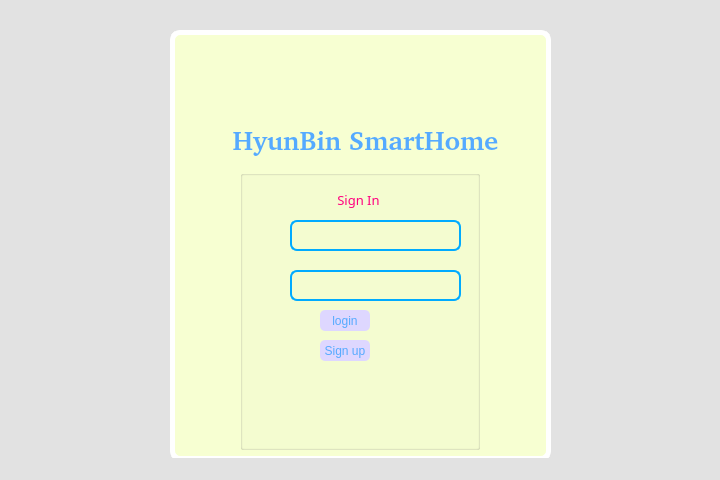
<?xml version="1.0" encoding="UTF-8"?>
<ui version="4.0">
 <class>login</class>
 <widget class="QMainWindow" name="login">
  <property name="geometry">
   <rect>
    <x>0</x>
    <y>0</y>
    <width>720</width>
    <height>480</height>
   </rect>
  </property>
  <property name="windowTitle">
   <string>Sign In</string>
  </property>
  <property name="autoFillBackground">
   <bool>false</bool>
  </property>
  <property name="styleSheet">
   <string notr="true">background-color:rgb(226, 226, 226);</string>
  </property>
  <widget class="QWidget" name="centralwidget">
   <widget class="QLabel" name="label_3">
    <property name="geometry">
     <rect>
      <x>220</x>
      <y>120</y>
      <width>291</width>
      <height>41</height>
     </rect>
    </property>
    <property name="font">
     <font>
      <family>URW Gothic [urw]</family>
      <pointsize>20</pointsize>
      <bold>true</bold>
     </font>
    </property>
    <property name="styleSheet">
     <string notr="true">color: rgb(85, 170, 255);

background-color: rgb(247, 255, 210);</string>
    </property>
    <property name="text">
     <string>HyunBin SmartHome</string>
    </property>
    <property name="alignment">
     <set>Qt::AlignCenter</set>
    </property>
   </widget>
   <widget class="QGroupBox" name="groupBox">
    <property name="geometry">
     <rect>
      <x>240</x>
      <y>170</y>
      <width>240</width>
      <height>280</height>
     </rect>
    </property>
    <property name="styleSheet">
     <string notr="true">gridline-color: rgb(255, 255, 255);

background-color: rgb(247, 255, 210);</string>
    </property>
    <property name="title">
     <string/>
    </property>
    <property name="alignment">
     <set>Qt::AlignCenter</set>
    </property>
    <widget class="QPushButton" name="loginButton">
     <property name="geometry">
      <rect>
       <x>80</x>
       <y>140</y>
       <width>50</width>
       <height>21</height>
      </rect>
     </property>
     <property name="minimumSize">
      <size>
       <width>50</width>
       <height>0</height>
      </size>
     </property>
     <property name="styleSheet">
      <string notr="true">QPushButton{
	
	background-color: rgb(222, 215, 255);
	min-width : 50px;
	max-width : 50px;

	color: rgb(85, 170, 255);
	border-radius:5px;
	font: 600 9pt &quot;NotoSerifTamilSlanted SemiBold&quot;;
}
QPushButton:hover {
    background-color: #2ecc71;
    color: white;              
}</string>
     </property>
     <property name="text">
      <string>login</string>
     </property>
    </widget>
    <widget class="QPushButton" name="signupButton">
     <property name="geometry">
      <rect>
       <x>80</x>
       <y>170</y>
       <width>50</width>
       <height>21</height>
      </rect>
     </property>
     <property name="minimumSize">
      <size>
       <width>50</width>
       <height>0</height>
      </size>
     </property>
     <property name="styleSheet">
      <string notr="true">QPushButton{
	
	background-color: rgb(222, 215, 255);
	min-width : 50px;
	max-width : 50px;

	color: rgb(85, 170, 255);
	border-radius:5px;
	font: 600 9pt &quot;NotoSerifTamilSlanted SemiBold&quot;;
}
QPushButton:hover {
    background-color: #2ecc71;
    color: white;              
}</string>
     </property>
     <property name="text">
      <string>Sign up</string>
     </property>
    </widget>
    <widget class="QLabel" name="messageLabel">
     <property name="geometry">
      <rect>
       <x>8</x>
       <y>9</y>
       <width>221</width>
       <height>41</height>
      </rect>
     </property>
     <property name="font">
      <font>
       <family>Sans Serif</family>
       <pointsize>10</pointsize>
       <italic>false</italic>
       <bold>false</bold>
      </font>
     </property>
     <property name="styleSheet">
      <string notr="true">color: rgb(255, 0, 127);
font: 10pt &quot;Sans Serif&quot;;
background-color: transparent;</string>
     </property>
     <property name="text">
      <string>Sign In</string>
     </property>
     <property name="alignment">
      <set>Qt::AlignCenter</set>
     </property>
    </widget>
    <widget class="QLabel" name="label">
     <property name="geometry">
      <rect>
       <x>20</x>
       <y>50</y>
       <width>31</width>
       <height>31</height>
      </rect>
     </property>
     <property name="styleSheet">
      <string notr="true">background-color: transparent;
border-color:transparent;</string>
     </property>
     <property name="text">
      <string>&lt;html&gt;&lt;head/&gt;&lt;body&gt;&lt;p&gt;&lt;img src=&quot;:/images/user.png&quot; width=&quot;20&quot; height=&quot;20&quot;/&gt;&lt;/p&gt;&lt;/body&gt;&lt;/html&gt;</string>
     </property>
     <property name="alignment">
      <set>Qt::AlignCenter</set>
     </property>
    </widget>
    <widget class="QLabel" name="label_2">
     <property name="geometry">
      <rect>
       <x>20</x>
       <y>100</y>
       <width>31</width>
       <height>31</height>
      </rect>
     </property>
     <property name="styleSheet">
      <string notr="true">background-color: transparent;
border-color:transparent;</string>
     </property>
     <property name="text">
      <string>&lt;html&gt;&lt;head/&gt;&lt;body&gt;&lt;p&gt;&lt;img src=&quot;:/images/padlock.png&quot; width=&quot;20&quot; height=&quot;20&quot;/&gt;&lt;/p&gt;&lt;/body&gt;&lt;/html&gt;</string>
     </property>
     <property name="alignment">
      <set>Qt::AlignCenter</set>
     </property>
    </widget>
    <widget class="QLineEdit" name="passwordEdit">
     <property name="enabled">
      <bool>true</bool>
     </property>
     <property name="geometry">
      <rect>
       <x>50</x>
       <y>100</y>
       <width>171</width>
       <height>31</height>
      </rect>
     </property>
     <property name="styleSheet">
      <string notr="true">QLineEdit{
	border:2px solid rgb(0, 170, 255);
	border-radius:7px;
	background-color: transparent;
 
	color:rgb(45, 45, 45);
}</string>
     </property>
     <property name="inputMask">
      <string/>
     </property>
     <property name="text">
      <string/>
     </property>
    </widget>
    <widget class="QLineEdit" name="usernameEdit">
     <property name="enabled">
      <bool>true</bool>
     </property>
     <property name="geometry">
      <rect>
       <x>50</x>
       <y>50</y>
       <width>171</width>
       <height>31</height>
      </rect>
     </property>
     <property name="styleSheet">
      <string notr="true">QLineEdit{
	border:2px solid rgb(0, 170, 255);
	border-radius:7px;
	background-color: transparent;
 
	color:rgb(47, 47, 47);
}</string>
     </property>
     <property name="inputMask">
      <string/>
     </property>
     <property name="text">
      <string/>
     </property>
    </widget>
   </widget>
   <widget class="QFrame" name="frame">
    <property name="geometry">
     <rect>
      <x>170</x>
      <y>30</y>
      <width>381</width>
      <height>431</height>
     </rect>
    </property>
    <property name="styleSheet">
     <string notr="true">border:5px solid rgb(255,255,255);
background-color: rgb(247, 255, 210);
border-radius:10px;</string>
    </property>
    <property name="frameShape">
     <enum>QFrame::StyledPanel</enum>
    </property>
    <property name="frameShadow">
     <enum>QFrame::Raised</enum>
    </property>
    <widget class="QLabel" name="label_4">
     <property name="geometry">
      <rect>
       <x>130</x>
       <y>-20</y>
       <width>131</width>
       <height>141</height>
      </rect>
     </property>
     <property name="styleSheet">
      <string notr="true">background-color:transparent;
border-color:transparent;</string>
     </property>
     <property name="text">
      <string>&lt;html&gt;&lt;head/&gt;&lt;body&gt;&lt;p&gt;&lt;img src=&quot;:/images/smarthome.png&quot; width=&quot;90&quot; height=&quot;90&quot;/&gt;&lt;/p&gt;&lt;/body&gt;&lt;/html&gt;</string>
     </property>
     <property name="alignment">
      <set>Qt::AlignCenter</set>
     </property>
    </widget>
   </widget>
   <zorder>frame</zorder>
   <zorder>label_3</zorder>
   <zorder>groupBox</zorder>
  </widget>
  <widget class="QStatusBar" name="statusbar"/>
 </widget>
 <resources/>
 <connections/>
</ui>
